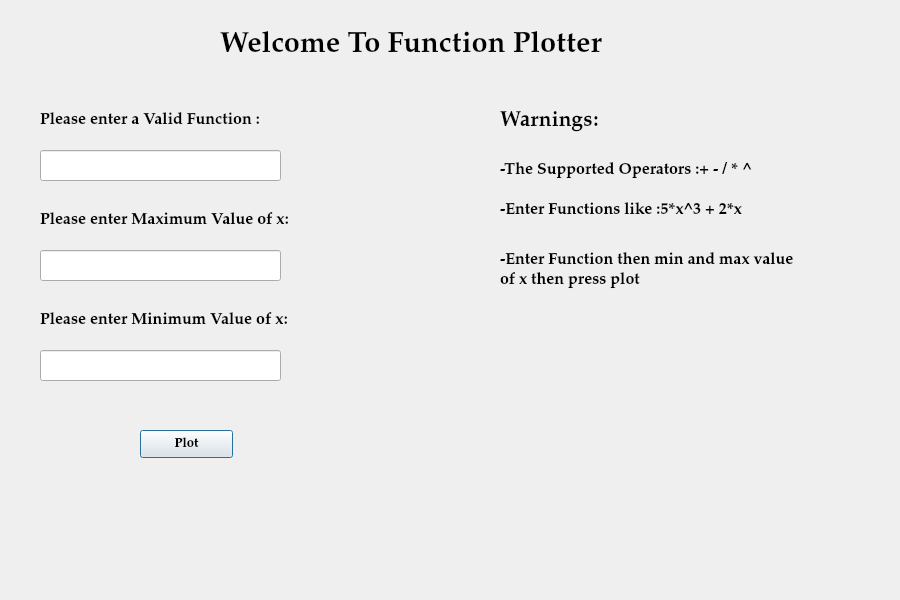
<?xml version="1.0" encoding="UTF-8"?>
<ui version="4.0">
 <class>Plotter</class>
 <widget class="QDialog" name="FunctionPlotter">
  <property name="geometry">
   <rect>
    <x>0</x>
    <y>0</y>
    <width>900</width>
    <height>600</height>
   </rect>
  </property>
  <property name="windowTitle">
   <string>Function Plotter</string>
  </property>

 
 <widget class="QLabel" name="label">
   <property name="geometry">
    <rect>
     <x>220</x>
     <y>10</y>
     <width>390</width>
     <height>71</height>
    </rect>
   </property>
   <property name="font">
    <font>
     <family>Palatino Linotype</family>
     <pointsize>22</pointsize>
     <weight>75</weight>
     <bold>true</bold>
     <underline>false</underline>
    </font>
   </property>
   <property name="text">
    <string>Welcome To Function Plotter</string>
   </property>
  </widget>    


  <widget class="QLabel" name="instruction_1">
   <property name="geometry">
    <rect>
     <x>40</x>
     <y>100</y>
     <width>300</width>
     <height>41</height>
    </rect>
   </property>
   <property name="font">
    <font>
     <family>Palatino Linotype</family>
     <pointsize>12</pointsize>
     <weight>75</weight>
     <bold>true</bold>
    </font>
   </property>
   <property name="text">
    <string>Please enter a Valid Function :</string>
   </property>
  </widget>


<widget class="QLineEdit" name="func">
   <property name="geometry">
    <rect>
     <x>40</x>
     <y>150</y>
     <width>241</width>
     <height>31</height>
    </rect>
   </property>
   <property name="font">
    <font>
     <family>Palatino Linotype</family>
     <pointsize>11</pointsize>
    </font>
   </property>
  </widget>



  <widget class="QLabel" name="instruction_2">
   <property name="geometry">
    <rect>
     <x>40</x>
     <y>200</y>
     <width>300</width>
     <height>41</height>
    </rect>
   </property>
   <property name="font">
    <font>
     <family>Palatino Linotype</family>
     <pointsize>12</pointsize>
     <weight>75</weight>
     <bold>true</bold>
    </font>
   </property>
   <property name="text">
    <string>Please enter Maximum Value of x:</string>
   </property>
  </widget>


<widget class="QLineEdit" name="maxValue">
   <property name="geometry">
    <rect>
     <x>40</x>
     <y>250</y>
     <width>241</width>
     <height>31</height>
    </rect>
   </property>
   <property name="font">
    <font>
     <family>Palatino Linotype</family>
     <pointsize>11</pointsize>
    </font>
   </property>
  </widget>

<widget class="QPushButton" name="plotButton">
   <property name="geometry">
    <rect>
     <x>140</x>
     <y>430</y>
     <width>93</width>
     <height>28</height>
    </rect>
   </property>
   <property name="font">
    <font>
     <family>Palatino Linotype</family>
     <pointsize>10</pointsize>
     <weight>75</weight>
     <bold>true</bold>
    </font>
   </property>
   <property name="text">
    <string>Plot</string>
   </property>
  </widget>



  <widget class="QLabel" name="instruction_3">
   <property name="geometry">
    <rect>
     <x>40</x>
     <y>300</y>
     <width>400</width>
     <height>41</height>
    </rect>
   </property>
   <property name="font">
    <font>
     <family>Palatino Linotype</family>
     <pointsize>12</pointsize>
     <weight>75</weight>
     <bold>true</bold>
    </font>
   </property>
   <property name="text">
    <string>Please enter Minimum Value of x:</string>
   </property>
  </widget>


<widget class="QLineEdit" name="minValue">
   <property name="geometry">
    <rect>
     <x>40</x>
     <y>350</y>
     <width>241</width>
     <height>31</height>
    </rect>
   </property>
   <property name="font">
    <font>
     <family>Palatino Linotype</family>
     <pointsize>11</pointsize>
    </font>
   </property>
  </widget>





  <widget class="QLabel" name="warn_title">
   <property name="geometry">
    <rect>
     <x>500</x>
     <y>100</y>
     <width>300</width>
     <height>41</height>
    </rect>
   </property>
   <property name="font">
    <font>
     <family>Palatino Linotype</family>
     <pointsize>16</pointsize>
     <weight>75</weight>
     <bold>true</bold>
    </font>
   </property>
   <property name="text">
    <string>Warnings:</string>
   </property>
  </widget>
  
  <widget class="QLabel" name="warn_1">
   <property name="geometry">
    <rect>
     <x>500</x>
     <y>150</y>
     <width>300</width>
     <height>41</height>
    </rect>
   </property>
   <property name="font">
    <font>
     <family>Palatino Linotype</family>
     <pointsize>12</pointsize>
     <weight>75</weight>
     <bold>true</bold>
    </font>
   </property>
   <property name="text">
    <string>-The Supported Operators :+ - / * ^</string>
   </property>
  </widget>

<widget class="QLabel" name="warn_2">
   <property name="geometry">
    <rect>
     <x>500</x>
     <y>190</y>
     <width>300</width>
     <height>41</height>
    </rect>
   </property>
   <property name="font">
    <font>
     <family>Palatino Linotype</family>
     <pointsize>12</pointsize>
     <weight>75</weight>
     <bold>true</bold>
    </font>
   </property>
   <property name="text">
    <string>-Enter Functions like :5*x^3 + 2*x</string>
   </property>
 
  </widget>

  <widget class="QLabel" name="warn_3">
   <property name="geometry">
    <rect>
     <x>500</x>
     <y>240</y>
     <width>300</width>
     <height>41</height>
    </rect>
   </property>
   <property name="font">
    <font>
     <family>Palatino Linotype</family>
     <pointsize>12</pointsize>
     <weight>75</weight>
     <bold>true</bold>
    </font>
   </property>
   <property name="text">
    <string>-Enter Function then min and max value</string>
   </property>
  </widget>


  <widget class="QLabel" name="warn_3">
   <property name="geometry">
    <rect>
     <x>500</x>
     <y>260</y>
     <width>300</width>
     <height>41</height>
    </rect>
   </property>
   <property name="font">
    <font>
     <family>Palatino Linotype</family>
     <pointsize>12</pointsize>
     <weight>75</weight>
     <bold>true</bold>
    </font>
   </property>
   <property name="text">
    <string>of x then press plot</string>
   </property>
  </widget>

 </widget>
 <resources/>
 <connections/>
</ui>
